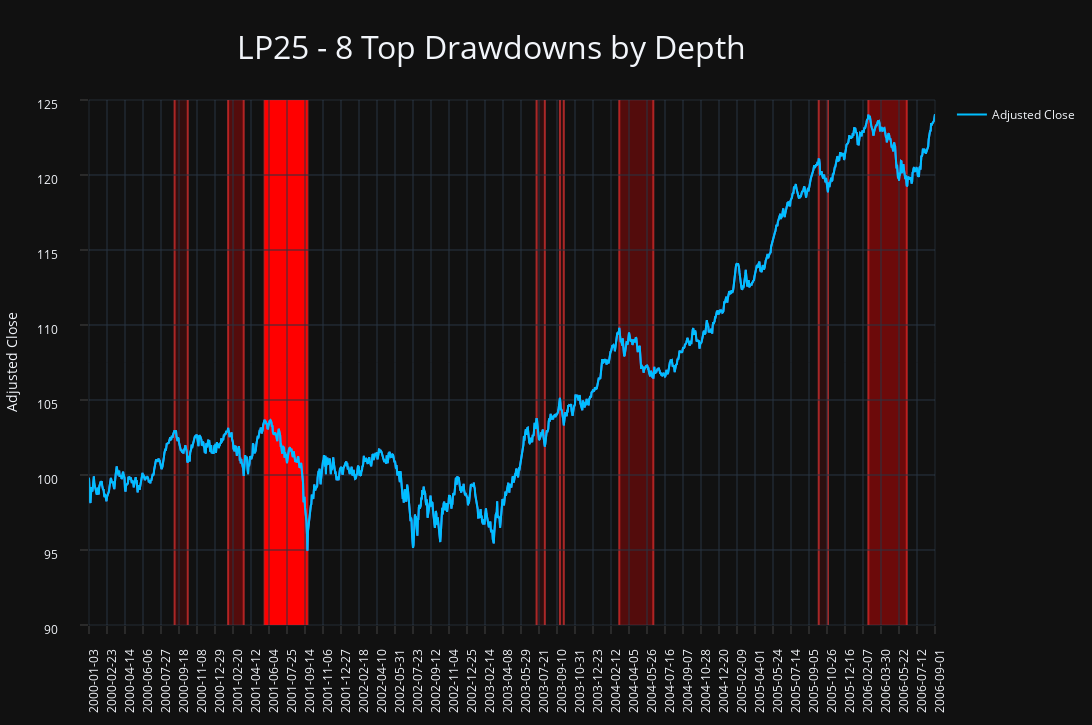

The code cell stored with this chart in its notebook:
### Code cell
selected_template = 'plotly_dark'
selected_layout = go.Layout(template=selected_template)
if selected_template == 'plotly_dark':
    linecolor = 'deepskyblue'
    x_gridcolor = selected_layout.template.layout.xaxis['gridcolor']
    y_gridcolor = selected_layout.template.layout.yaxis['gridcolor']
    x_linecolor = selected_layout.template.layout.xaxis['linecolor']
    y_linecolor = selected_layout.template.layout.yaxis['linecolor']
else:
    linecolor = '#1f77b4'  # 'tab: blue'
    x_gridcolor, y_gridcolor = 'black', 'black'
    x_linecolor, y_linecolor = 'black', 'black'
    
title_font_size = 32

top_by = 'depth'  # or 'length' - user input
# top_by = 'length'
top_by_color = 'red'

show_trough_to_recovery = False  # based on user input, force it to True if top_by == 'length'
# show_trough_to_recovery = True

tk = 'LP25'
title_drawdowns = f'{tk} - {n_top} Top Drawdowns by {top_by.capitalize()}'

fig = make_subplots(rows = 1, cols = 1)
df_tk = df_adj_close[tk]
min_y = min(df_tk)
max_y = max(df_tk)
# y_min, y_max = 90, 125
y_min, y_max = set_axis_limits(min_y, max_y)

n_ticks_max = 48

fig.add_trace(
    go.Scatter(
        x = df_adj_close.index,
        y = df_tk,
        showlegend = False
    )
)
# print(plotly_layout.xaxis)
for i, x0, x1, x2, depth, length in zip(
        df_tk_deepest_drawdowns.index,
        df_tk_deepest_drawdowns['Peak Date'],
        df_tk_deepest_drawdowns['Trough Date'],
        df_tk_deepest_drawdowns['Recovery Date'],
        df_tk_deepest_drawdowns['% Drawdown'],
        df_tk_deepest_drawdowns['Total Length']
):
    print(i, x0, x1, x2, depth, length)
    alpha_deepest = deepest_cmap[depth]
    fig.add_vline(
        x0,
        line_color = 'brown',
        layer = 'below'
    )
    fig.add_vline(
        x1,
        line_color = 'brown',
        layer = 'below'
    )
    fig.add_vrect(
        x0,
        x1,
        fillcolor = top_by_color,
        opacity = alpha_deepest,
        line_width = 0,
        layer = 'below'
    )
    if show_trough_to_recovery:
        fig.add_vline(
            x2,
            line_color = 'brown',
            layer = 'below'
        )
        fig.add_vrect(
            x1,
            x2,
            fillcolor = top_by_color,
            opacity = alpha_deepest,
            line_width = 0,
            layer = 'below'
        )
fig.add_trace(
    go.Scatter(
        x = df_adj_close.index,
        y = df_tk,
        line = dict(color = linecolor),
        # line = dict(color='deepskyblue'),
        # line = dict(color='#1f77b4'),  # tab:blue
        # fill = 'tozeroy',
        # fillcolor = '#1f77b4',
        name = 'Adjusted Close',
        showlegend = True
    )
)
fig.add_shape(
# Rectangle with reference to the plot
    type = 'rect',
    xref = 'paper',
    yref = 'paper',
    x0 = 0,
    y0 = 0,
    x1 = 1,
    y1 = 1,
    line_color = x_linecolor,
    # line_color = 'white',
    # line_color = '#506784',  # 'Rhino Dark', appears to be the default axis linecolor in plotly_dark
    # line_color = '#283442',  # 'Rhino Darker', appears to be the default axis gridcolor in plotly_dark
    # line_color = 'black',
    line_width = 0.3
)

fig.update_layout(
    width = 1450,
    height = 725,
    xaxis_rangeslider_visible = False,
    template = selected_template,
    # template = 'plotly_dark',
    # template = 'plotly',
    # template = 'plotly_white',  # plotly template is better
    yaxis_title = f'Adjusted Close',
    title = dict(
        text = title_drawdowns,
        font_size = title_font_size,
        y = 0.95,
        x = 0.45,
        xanchor = 'center',
        yanchor = 'top'
    )
)
fig.update_xaxes(
    # tickformat = "%Y-%m-%d",
    type = 'category',
    showgrid = True,
    # gridcolor = 'grey',
    nticks = n_ticks_max,
    tickangle = -90,
    ticks = 'outside',
    ticklen = 8,
    ticklabelshift = 5,  # not working
    ticklabelstandoff = 10  # not working
)
fig.update_yaxes(
    range = (y_min, y_max),
    showgrid = True,
    ticks = 'outside',
    ticklen = 8,
    ticklabelshift = 5,  # not working
    ticklabelstandoff = 20  # not working
)

fig.show()

# For details of default styles in each plotle template see
# https://github.com/plotly/plotly.py/blob/master/packages/python/plotly/templategen/definitions.py

### Figure 1 — Plotly figure (JSON) as saved in the notebook; plotly's stock layout.template omitted (floating-point values rounded to 4 significant figures; data arrays with more than 128 entries replaced by an {"elided": "..."} marker saying what was removed)
{"data": [{"showlegend": false, "type": "scatter", "x": {"elided": "1740 str values"}, "y": {"elided": "1740 float values"}}, {"line": {"color": "deepskyblue"}, "name": "Adjusted Close", "showlegend": true, "type": "scatter", "x": {"elided": "1740 str values"}, "y": {"elided": "1740 float values"}}], "layout": {"height": 725, "shapes": [{"layer": "below", "line": {"color": "brown"}, "type": "line", "x0": "2001-05-22", "x1": "2001-05-22", "xref": "x", "y0": 0, "y1": 1, "yref": "y domain"}, {"layer": "below", "line": {"color": "brown"}, "type": "line", "x0": "2001-09-21", "x1": "2001-09-21", "xref": "x", "y0": 0, "y1": 1, "yref": "y domain"}, {"fillcolor": "red", "layer": "below", "line": {"width": 0}, "opacity": 1, "type": "rect", "x0": "2001-05-22", "x1": "2001-09-21", "xref": "x", "y0": 0, "y1": 1, "yref": "y domain"}, {"layer": "below", "line": {"color": "brown"}, "type": "line", "x0": "2006-02-22", "x1": "2006-02-22", "xref": "x", "y0": 0, "y1": 1, "yref": "y domain"}, {"layer": "below", "line": {"color": "brown"}, "type": "line", "x0": "2006-06-13", "x1": "2006-06-13", "xref": "x", "y0": 0, "y1": 1, "yref": "y domain"}, {"fillcolor": "red", "layer": "below", "line": {"width": 0}, "opacity": 0.3844, "type": "rect", "x0": "2006-02-22", "x1": "2006-06-13", "xref": "x", "y0": 0, "y1": 1, "yref": "y domain"}, {"layer": "below", "line": {"color": "brown"}, "type": "line", "x0": "2001-02-06", "x1": "2001-02-06", "xref": "x", "y0": 0, "y1": 1, "yref": "y domain"}, {"layer": "below", "line": {"color": "brown"}, "type": "line", "x0": "2001-03-22", "x1": "2001-03-22", "xref": "x", "y0": 0, "y1": 1, "yref": "y domain"}, {"fillcolor": "red", "layer": "below", "line": {"width": 0}, "opacity": 0.2833, "type": "rect", "x0": "2001-02-06", "x1": "2001-03-22", "xref": "x", "y0": 0, "y1": 1, "yref": "y domain"}, {"layer": "below", "line": {"color": "brown"}, "type": "line", "x0": "2004-03-08", "x1": "2004-03-08", "xref": "x", "y0": 0, "y1": 1, "yref": "y domain"}, {"layer": "below", "line": {"color": "brown"}, "type": "line", "x0": "2004-06-14", "x1": "2004-06-14", "xref": "x", "y0": 0, "y1": 1, "yref": "y domain"}, {"fillcolor": "red", "layer": "below", "line": {"width": 0}, "opacity": 0.28, "type": "rect", "x0": "2004-03-08", "x1": "2004-06-14", "xref": "x", "y0": 0, "y1": 1, "yref": "y domain"}, {"layer": "below", "line": {"color": "brown"}, "type": "line", "x0": "2000-09-05", "x1": "2000-09-05", "xref": "x", "y0": 0, "y1": 1, "yref": "y domain"}, {"layer": "below", "line": {"color": "brown"}, "type": "line", "x0": "2000-10-12", "x1": "2000-10-12", "xref": "x", "y0": 0, "y1": 1, "yref": "y domain"}, {"fillcolor": "red", "layer": "below", "line": {"width": 0}, "opacity": 0.148, "type": "rect", "x0": "2000-09-05", "x1": "2000-10-12", "xref": "x", "y0": 0, "y1": 1, "yref": "y domain"}, {"layer": "below", "line": {"color": "brown"}, "type": "line", "x0": "2003-07-14", "x1": "2003-07-14", "xref": "x", "y0": 0, "y1": 1, "yref": "y domain"}, {"layer": "below", "line": {"color": "brown"}, "type": "line", "x0": "2003-08-06", "x1": "2003-08-06", "xref": "x", "y0": 0, "y1": 1, "yref": "y domain"}, {"fillcolor": "red", "layer": "below", "line": {"width": 0}, "opacity": 0.1121, "type": "rect", "x0": "2003-07-14", "x1": "2003-08-06", "xref": "x", "y0": 0, "y1": 1, "yref": "y domain"}, {"layer": "below", "line": {"color": "brown"}, "type": "line", "x0": "2005-10-03", "x1": "2005-10-03", "xref": "x", "y0": 0, "y1": 1, "yref": "y domain"}, {"layer": "below", "line": {"color": "brown"}, "type": "line", "x0": "2005-10-28", "x1": "2005-10-28", "xref": "x", "y0": 0, "y1": 1, "yref": "y domain"}, {"fillcolor": "red", "layer": "below", "line": {"width": 0}, "opacity": 0.1103, "type": "rect", "x0": "2005-10-03", "x1": "2005-10-28", "xref": "x", "y0": 0, "y1": 1, "yref": "y domain"}, {"layer": "below", "line": {"color": "brown"}, "type": "line", "x0": "2003-09-18", "x1": "2003-09-18", "xref": "x", "y0": 0, "y1": 1, "yref": "y domain"}, {"layer": "below", "line": {"color": "brown"}, "type": "line", "x0": "2003-09-30", "x1": "2003-09-30", "xref": "x", "y0": 0, "y1": 1, "yref": "y domain"}, {"fillcolor": "red", "layer": "below", "line": {"width": 0}, "opacity": 0.1, "type": "rect", "x0": "2003-09-18", "x1": "2003-09-30", "xref": "x", "y0": 0, "y1": 1, "yref": "y domain"}, {"line": {"color": "#506784", "width": 0.3}, "type": "rect", "x0": 0, "x1": 1, "xref": "paper", "y0": 0, "y1": 1, "yref": "paper"}], "title": {"font": {"size": 32}, "text": "LP25 - 8 Top Drawdowns by Depth", "x": 0.45, "xanchor": "center", "y": 0.95, "yanchor": "top"}, "width": 1450, "xaxis": {"anchor": "y", "domain": [0, 1], "nticks": 48, "rangeslider": {"visible": false}, "showgrid": true, "tickangle": -90, "ticklabelshift": 5, "ticklabelstandoff": 10, "ticklen": 8, "ticks": "outside", "type": "category"}, "yaxis": {"anchor": "x", "domain": [0, 1], "range": [90, 125], "showgrid": true, "ticklabelshift": 5, "ticklabelstandoff": 20, "ticklen": 8, "ticks": "outside", "title": {"text": "Adjusted Close"}}}}
